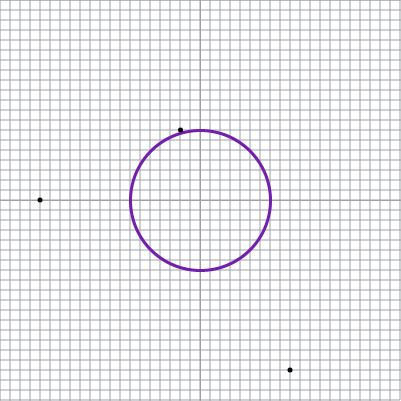
Frame 1 (no input)
Frame 60 (no input): identical to frame 1, image omitted
Frame 120 (the mouse pressed at the canvas centre since frame 60): identical to frame 1, image omitted

The p5.js sketch that drew this single still picture (run headless with seeded random() and noise() and a simulated clock; from frame 60 on, the mouse is pressed at the canvas centre):

// p5.js sketch
// ── sketch.js
// Variable declarations and initialization
const xv = 10,    // Scaling factor for the x-axis
  yv = 10;    // Scaling factor for the y-axis

var xCord1;
var yCord1;
var xCord2;
var yCord2;
var xCord3;
var yCord3;

var score = 0;

hasWon = false;

//((w - canvasSize)/ 2)

var guessed = false;
var firstPointGuessed = false;
var secondPointGuessed = false;
var thirdPointGuessed = false;
var difficulty = 3;

// Function setup: Executed once at the beginning
function setup() {
  createCanvas(401, 401);   // Creates a canvas of size 401x401 pixels
  createSpan("x(t) = ");     // Creates a span element with the text "x(t) ="
  let int = createInput("7*cos(t)");    // Creates an input field with initial value "7*cos(t)"
  int.elt.id = "xOfT";      // Sets the ID of the input field to "xOfT"
  int.size(80);
  createSpan("  y(t) = ");     // Creates a span element with the text "y(t) ="
  let a = createInput("7*sin(t)");      // Creates an input field with initial value "7*sin(t)"
  a.elt.id = "yOfT";        // Sets the ID of the input field to "yOfT"
  a.size(80);
  createSpan("<br><br>difficulty (1-3): ")
  let diff = createInput("3");
  diff.elt.id = "diff1";
  diff.size(60);
  makeTwoPoints();
}

// Function draw: Executed continuously in a loop
function draw() {
  background(255);          // Clears the background with white color
  noFill();                 // Disables filling shapes
  stroke(157, 161, 166);    // Sets the stroke color to a light gray
  resetScore();
  graphAxis();              // Calls the graphAxis() function to draw the graph axes
  equation(select("#xOfT").value(), select("#yOfT").value());    // Calls the equation() function with values from the input fields to plot the curve
  if (guessed) {
    //makeTwoPoints();
    guessed = false;
    score += 1;
  }
  drawPoints();
  if (score == difficulty) {
    hasWon = true;
    textSize(40);
    fill(0, 0, 255);
    text("Congrats!", 20, 150);
    text("You Win!", 20, 200);
    textSize(20);
    text("Press Control R to restart and play again", 20, 250);
  }
  try {
    difficulty = eval(select("#diff1").value());
  }
  catch (e) { }
}


// Function graphAxis: Draws the graph axes and grid lines
function graphAxis() {
  strokeWeight(1);
  line(width / 2, 0, width / 2, height);   // Draws a vertical line at the center of the canvas
  line(0, height / 2, width, height / 2);  // Draws a horizontal line at the center of the canvas

  var x = Math.floor(width / xv);         // Calculates the number of vertical grid lines based on canvas width and xv
  var y = Math.floor(height / yv);        // Calculates the number of horizontal grid lines based on canvas height and yv

  // Draws vertical grid lines
  for (var i = 0; i < x; i++) {
    line(i * xv, 0, i * xv, height);
  }

  // Draws horizontal grid lines
  for (var j = 0; j < x; j++) {
    line(0, j * yv, width, j * yv);
  }

  rect(0, 0, width - 1, height - 1);      // Draws a rectangle around the canvas
}

// Function equation: Plots the curve based on the given equations
function equation(str1, str2) {
  push();                   // Saves the current transformation settings
  stroke(114, 31, 173);     // Sets the stroke color to a purple shade
  strokeWeight(3);          // Sets the stroke weight to 3 (thickens the curve)
  translate(width / 2, height / 2);    // Translates the origin to the center of the canvas
  let w = width / xv / 2;   // Calculates the range of x values based on canvas width and xv

  beginShape();             // Begins drawing the curve

  // Iterates through the range of x values
  try {
    for (let i = -w; i < w; i += 0.01) {
      let x = eval(str1.replaceAll("t", i));    // Evaluates the x equation for the current value of t
      let y = eval(str2.replaceAll("t", i));    // Evaluates the y equation for the current value of t
      
      let xPrev = eval(str1.replaceAll("t", i-0.01));
      let yPrev = eval(str1.replaceAll("t", i-0.01));
      
      curveVertex(x * xv, -y * yv);             // Adds a curve vertex to the curve shape

      if ((Math.abs(xPrev - x)) >= 1 || (Math.abs(yPrev - y)) >= 1) {
        for (j = i; j < i+0.01; j += 0.001) {
          let x = eval(str1.replaceAll("t", j));
          let y = eval(str1.replaceAll("t", j));

          if ((x >= xCord1 - 0.1) && (x <= xCord1 + 0.1) && (y >= yCord1 - 0.1) && (y <= yCord1 + 0.1)) {
            if (firstPointGuessed == false) {
              firstPointGuessed = true;
              evalScore();
            }
          }
          else if ((x >= xCord2 - 0.1) && (x <= xCord2 + 0.1) && (y >= yCord2 - 0.1) && (y <= yCord2 + 0.1)) {
            if (secondPointGuessed == false) {
              secondPointGuessed = true;
              evalScore();
            }
          }
          else if ((x >= xCord3 - 0.1) && (x <= xCord3 + 0.1) && (y >= yCord3 - 0.1) && (y <= yCord3 + 0.1)) {
            if (thirdPointGuessed == false) {
              thirdPointGuessed = true;
              evalScore();
            }
          }
          else {
            evalScore();
          }
        }
      }
    

      if ((x >= xCord1 - 0.1) && (x <= xCord1 + 0.1) && (y >= yCord1 - 0.1) && (y <= yCord1 + 0.1)) {
        if (firstPointGuessed == false) {
          firstPointGuessed = true;
          evalScore();
        }
      }
      else if ((x >= xCord2 - 0.1) && (x <= xCord2 + 0.1) && (y >= yCord2 - 0.1) && (y <= yCord2 + 0.1)) {
        if (secondPointGuessed == false) {
          secondPointGuessed = true;
          evalScore();
        }
      }
      else if ((x >= xCord3 - 0.1) && (x <= xCord3 + 0.1) && (y >= yCord3 - 0.1) && (y <= yCord3 + 0.1)) {
        if (thirdPointGuessed == false) {
          thirdPointGuessed = true;
          evalScore();
        }
      }
      else {
        evalScore();
      }
    }
  }
  catch (e) {
    //return;   // Stops plotting the curve if there is an error in evaluating the equations
  }

  endShape();   // Ends drawing the curve
  pop();        // Restores the previous transformation settings
}

function makeTwoPoints() {

  var max = 18;

  // Generate random coordinates for the first point
  xCord1 = Math.floor(Math.random() * max) * Math.pow(-1, Math.floor(Math.random() * 2));
  yCord1 = Math.floor(Math.random() * max) * Math.pow(-1, Math.floor(Math.random() * 2));

  // Generate random coordinates for the second point
  xCord2 = Math.floor(Math.random() * max) * Math.pow(-1, Math.floor(Math.random() * 2));
  yCord2 = Math.floor(Math.random() * max) * Math.pow(-1, Math.floor(Math.random() * 2));

  xCord3 = Math.floor(Math.random() * max) * Math.pow(-1, Math.floor(Math.random() * 2));
  yCord3 = Math.floor(Math.random() * max) * Math.pow(-1, Math.floor(Math.random() * 2));

  // Display the coordinates of the points
  pointsSpan = createSpan("<p>  Points are (" + xCord1 + ", " + yCord1 + ") and (" + xCord2 + ", " + yCord2 + ") and (" + xCord3 + "," + yCord3 + ")</p>");
  //pointsSpan.position(300,1685);

}

function drawPoints() {
  noStroke(); //gets rid of outline
  fill(0, 0, 0); // sets fill color to black
  ellipse(200 + (xCord1 * xv), 200 + (-yCord1 * yv), 5, 5); //draws ellipse
  ellipse((width / 2) + (xCord2 * xv), 200 + (-yCord2 * yv), 5, 5); //draws ellipse
  ellipse(200 + (xCord3 * xv), 200 + (-yCord3 * yv), 5, 5);
  noFill();
}


function resetScore() {
  var firstPointGuessed = false;
  var secondPointGuessed = false;
  var thirdPointGuessed = false;
  evalScore();
}

function evalScore() {
  var cScore = 0;
  if (firstPointGuessed == true) {
    cScore += 1;
  }
  if (secondPointGuessed == true) {
    cScore += 1;
  }
  if (thirdPointGuessed == true) {
    cScore += 1;
  }
  score = cScore;
}

// ── styles.css
#canvas {
  position: relative;
  top: auto;
  bottom: auto;
  margin-left: auto;
  border: 1px solid #000;
}
body {
  height: 100vh; /* set the height of the body to the full viewport height */
  display: inline-block; /* use flexbox layout */
  justify-content: center; /* center the canvas element horizontally */
  align-items: center; /* center the canvas element vertically */
}
canvas {
  border: 1px solid black;
}

p {
  text-align: center;
}

// ── tictactoe.html
<!DOCTYPE html>
<html>
<head>
    <title>Tic Tac Toe</title>
    <style>
        .cell {
            width: 100px;
            height: 100px;
            border: 1px solid black;
            display: inline-flex;
            align-items: center;
            justify-content: center;
            font-size: 48px;
            cursor: pointer;
        }
    </style>
</head>
<body>
    <h1>Tic Tac Toe</h1>
    <div id="board">
        <div class="cell"></div>
        <div class="cell"></div>
        <div class="cell"></div>
        <div class="cell"></div>
        <div class="cell"></div>
        <div class="cell"></div>
        <div class="cell"></div>
        <div class="cell"></div>
        <div class="cell"></div>
    </div>

    <script>
        // Initialize game variables
        let board = ['', '', '', '', '', '', '', '', ''];
        let currentPlayer = 'X';
        let gameOver = false;

        // Get all cells
        const cells = Array.from(document.querySelectorAll('.cell'));

        // Add click event listener to each cell
        cells.forEach(cell => {
            cell.addEventListener('click', handleClick);
        });

        // Handle cell click
        function handleClick(event) {
            const index = cells.indexOf(event.target);

            if (board[index] === '' && !gameOver) {
                board[index] = currentPlayer;
                event.target.textContent = currentPlayer;

                if (checkWin(currentPlayer)) {
                    alert(`${currentPlayer} wins!`);
                    gameOver = true;
                } else if (board.every(cell => cell !== '')) {
                    alert("It's a draw!");
                    gameOver = true;
                } else {
                    currentPlayer = currentPlayer === 'X' ? 'O' : 'X';
                    if (currentPlayer === 'O' && !gameOver) {
                        computerPlay();
                    }
                }
            }
        }

        // Generate random empty cell index
        function getRandomEmptyCell() {
            const emptyCells = cells.reduce((acc, cell, index) => {
                if (board[index] === '') {
                    acc.push(index);
                }
                return acc;
            }, []);

            const randomIndex = Math.floor(Math.random() * emptyCells.length);
            return emptyCells[randomIndex];
        }

        // Let the computer make a move
        function computerPlay() {
            const index = getRandomEmptyCell();
            board[index] = currentPlayer;
            cells[index].textContent = currentPlayer;

            if (checkWin(currentPlayer)) {
                alert(`${currentPlayer} wins!`);
                gameOver = true;
            } else if (board.every(cell => cell !== '')) {
                alert("It's a draw!");
                gameOver = true;
            } else {
                currentPlayer = currentPlayer === 'X' ? 'O' : 'X';
            }
        }

        // Check for a winning combination
        function checkWin(player) {
            const winningCombinations = [
                [0, 1, 2], [3, 4, 5], [6, 7, 8], // rows
                [0, 3, 6], [1, 4, 7], [2, 5, 8], // columns
                [0, 4, 8], [2, 4, 6] // diagonals
            ];

            return winningCombinations
